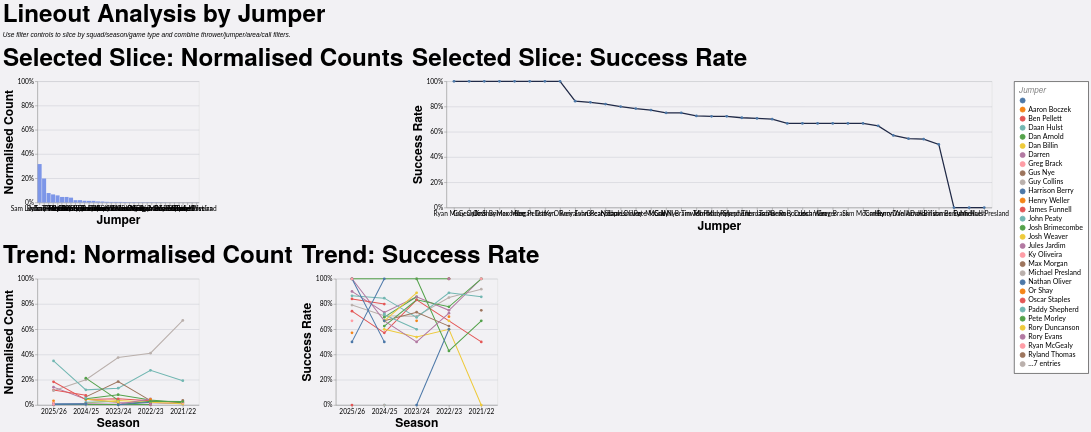

Specify this chart in Vega-Lite:
### Vega-Lite specification from a JSON file in a GitHub repository (floating-point values rounded to 4 significant figures; data arrays with more than 128 entries replaced by an {"elided": "..."} marker saying what was removed)
{"config": {"axis": {"labelFont": "Lato, sans-serif", "titleFont": "PT Sans Narrow, Helvetica Neue, Helvetica, Arial, sans-serif", "labelFontSize": 13, "titleFontSize": 24, "gridColor": "#202947", "gridOpacity": 0.2}, "header": {"labelFont": "PT Sans Narrow, Helvetica Neue, Helvetica, Arial, sans-serif", "titleFont": "PT Sans Narrow, Helvetica Neue, Helvetica, Arial, sans-serif", "labelFontSize": 24, "titleFontSize": 28, "labelFontWeight": "bold", "orient": "left"}, "legend": {"labelFont": "Lato, sans-serif", "titleFont": "PT Sans Narrow, Helvetica Neue, Helvetica, Arial, sans-serif", "labelFontSize": 14, "titleFontSize": 16, "titlePadding": 5, "fillColor": "white", "strokeColor": "black", "padding": 10, "titleFontWeight": "lighter", "titleFontStyle": "italic", "titleColor": "gray", "offset": 10}, "title": {"font": "PT Sans Narrow, Helvetica Neue, Helvetica, Arial, sans-serif", "fontSize": 48, "fontWeight": "bold", "anchor": "start", "align": "center", "titlePadding": 20, "subtitlePadding": 10, "subtitleFontSize": 13, "subtitleColor": "", "subtitleFontStyle": "italic", "offset": 15, "color": "black"}, "axisX": {"labelAngle": 0}, "facet": {"title": null, "header": null, "align": {"row": "each", "column": "each"}}, "resolve": {"scale": {"y": "independent", "facet": "independent"}}, "background": "#f2f1f4"}, "vconcat": [{"hconcat": [{"mark": {"type": "bar", "color": "#7d96e8"}, "encoding": {"tooltip": [{"field": "jumper", "title": "Jumper", "type": "nominal"}, {"field": "attempts", "format": ",.0f", "title": "Lineouts", "type": "quantitative"}, {"field": "share", "format": ".1%", "title": "Normalised Count", "type": "quantitative"}], "x": {"field": "jumper", "sort": "-y", "title": "Jumper", "type": "nominal"}, "y": {"axis": {"format": "%"}, "field": "share", "scale": {"domain": [0, 1]}, "title": "Normalised Count", "type": "quantitative"}}, "height": 240, "title": "Selected Slice: Normalised Counts", "transform": [{"filter": "(loSquad == 'All' || datum.squad == loSquad) && (loGameType == 'All' || (loGameType == 'League + Cup' && (datum.game_type == 'League' || datum.game_type == 'Cup')) || (loGameType == 'League only' && datum.game_type == 'League') || datum.game_type == loGameType) && (loOpposition == 'All' || datum.opposition == loOpposition) && (loThrower == 'All' || datum.thrower == loThrower) && (loJumper == 'All' || datum.jumper == loJumper) && (loArea == 'All' || datum.area == loArea) && (loNumbers == 'All' || datum.numbers == loNumbers) && (loCall == 'All' || datum.call == loCall) && (loCallType == 'All' || datum.call_type == loCallType)"}, {"filter": "(loSeason == 'All' || datum.season == loSeason)"}, {"aggregate": [{"op": "count", "as": "attempts"}, {"op": "sum", "field": "won", "as": "won"}], "groupby": ["jumper"]}, {"joinaggregate": [{"op": "sum", "field": "attempts", "as": "total_attempts"}]}, {"calculate": "datum.attempts / datum.total_attempts", "as": "share"}, {"calculate": "datum.won / datum.attempts", "as": "success_rate"}], "width": 320}, {"mark": {"type": "line", "color": "#202946", "point": true, "strokeWidth": 2.5}, "encoding": {"tooltip": [{"field": "jumper", "title": "Jumper", "type": "nominal"}, {"field": "won", "format": ",.0f", "title": "Won", "type": "quantitative"}, {"field": "attempts", "format": ",.0f", "title": "Lineouts", "type": "quantitative"}, {"field": "success_rate", "format": ".1%", "title": "Success Rate", "type": "quantitative"}], "x": {"field": "jumper", "sort": "-y", "title": "Jumper", "type": "nominal"}, "y": {"axis": {"format": "%"}, "field": "success_rate", "scale": {"domain": [0, 1]}, "title": "Success Rate", "type": "quantitative"}}, "height": 250, "title": "Selected Slice: Success Rate", "transform": [{"filter": "(loSquad == 'All' || datum.squad == loSquad) && (loGameType == 'All' || (loGameType == 'League + Cup' && (datum.game_type == 'League' || datum.game_type == 'Cup')) || (loGameType == 'League only' && datum.game_type == 'League') || datum.game_type == loGameType) && (loOpposition == 'All' || datum.opposition == loOpposition) && (loThrower == 'All' || datum.thrower == loThrower) && (loJumper == 'All' || datum.jumper == loJumper) && (loArea == 'All' || datum.area == loArea) && (loNumbers == 'All' || datum.numbers == loNumbers) && (loCall == 'All' || datum.call == loCall) && (loCallType == 'All' || datum.call_type == loCallType)"}, {"filter": "(loSeason == 'All' || datum.season == loSeason)"}, {"aggregate": [{"op": "count", "as": "attempts"}, {"op": "sum", "field": "won", "as": "won"}], "groupby": ["jumper"]}, {"joinaggregate": [{"op": "sum", "field": "attempts", "as": "total_attempts"}]}, {"calculate": "datum.attempts / datum.total_attempts", "as": "share"}, {"calculate": "datum.won / datum.attempts", "as": "success_rate"}], "width": {"step": 30}}], "spacing": 16}, {"hconcat": [{"mark": {"type": "line", "point": true, "strokeWidth": 2}, "encoding": {"color": {"field": "jumper", "title": "Jumper", "type": "nominal"}, "tooltip": [{"field": "season", "title": "Season", "type": "nominal"}, {"field": "jumper", "title": "Jumper", "type": "nominal"}, {"field": "attempts", "format": ",.0f", "title": "Lineouts", "type": "quantitative"}, {"field": "norm_count", "format": ".1%", "title": "Normalised Count", "type": "quantitative"}], "x": {"field": "season", "sort": "-x", "title": "Season", "type": "nominal"}, "y": {"axis": {"format": "%"}, "field": "norm_count", "scale": {"domain": [0, 1]}, "title": "Normalised Count", "type": "quantitative"}}, "height": 250, "title": "Trend: Normalised Count", "transform": [{"filter": "(loSquad == 'All' || datum.squad == loSquad) && (loGameType == 'All' || (loGameType == 'League + Cup' && (datum.game_type == 'League' || datum.game_type == 'Cup')) || (loGameType == 'League only' && datum.game_type == 'League') || datum.game_type == loGameType) && (loOpposition == 'All' || datum.opposition == loOpposition) && (loThrower == 'All' || datum.thrower == loThrower) && (loJumper == 'All' || datum.jumper == loJumper) && (loArea == 'All' || datum.area == loArea) && (loNumbers == 'All' || datum.numbers == loNumbers) && (loCall == 'All' || datum.call == loCall) && (loCallType == 'All' || datum.call_type == loCallType)"}, {"aggregate": [{"op": "count", "as": "attempts"}, {"op": "sum", "field": "won", "as": "won"}], "groupby": ["season", "jumper"]}, {"joinaggregate": [{"op": "sum", "field": "attempts", "as": "season_attempts"}], "groupby": ["season"]}, {"calculate": "datum.attempts / datum.season_attempts", "as": "norm_count"}, {"calculate": "datum.won / datum.attempts", "as": "success_rate"}], "width": 320}, {"mark": {"type": "line", "point": true, "strokeWidth": 2}, "encoding": {"color": {"field": "jumper", "title": "Jumper", "type": "nominal"}, "tooltip": [{"field": "season", "title": "Season", "type": "nominal"}, {"field": "jumper", "title": "Jumper", "type": "nominal"}, {"field": "won", "format": ",.0f", "title": "Won", "type": "quantitative"}, {"field": "attempts", "format": ",.0f", "title": "Lineouts", "type": "quantitative"}, {"field": "success_rate", "format": ".1%", "title": "Success Rate", "type": "quantitative"}], "x": {"field": "season", "sort": "-x", "title": "Season", "type": "nominal"}, "y": {"axis": {"format": "%"}, "field": "success_rate", "scale": {"domain": [0, 1]}, "title": "Success Rate", "type": "quantitative"}}, "height": 250, "title": "Trend: Success Rate", "transform": [{"filter": "(loSquad == 'All' || datum.squad == loSquad) && (loGameType == 'All' || (loGameType == 'League + Cup' && (datum.game_type == 'League' || datum.game_type == 'Cup')) || (loGameType == 'League only' && datum.game_type == 'League') || datum.game_type == loGameType) && (loOpposition == 'All' || datum.opposition == loOpposition) && (loThrower == 'All' || datum.thrower == loThrower) && (loJumper == 'All' || datum.jumper == loJumper) && (loArea == 'All' || datum.area == loArea) && (loNumbers == 'All' || datum.numbers == loNumbers) && (loCall == 'All' || datum.call == loCall) && (loCallType == 'All' || datum.call_type == loCallType)"}, {"aggregate": [{"op": "count", "as": "attempts"}, {"op": "sum", "field": "won", "as": "won"}], "groupby": ["season", "jumper"]}, {"joinaggregate": [{"op": "sum", "field": "attempts", "as": "season_attempts"}], "groupby": ["season"]}, {"calculate": "datum.attempts / datum.season_attempts", "as": "norm_count"}, {"calculate": "datum.won / datum.attempts", "as": "success_rate"}], "width": 320}], "spacing": 16}], "data": {"name": "data-1a9a720e25f6208caea5ca5c3da7d508"}, "params": [{"name": "loSquad", "value": "All"}, {"name": "loSeason", "value": "All"}, {"name": "loGameType", "value": "All"}, {"name": "loOpposition", "value": "All"}, {"name": "loThrower", "value": "All"}, {"name": "loJumper", "value": "All"}, {"name": "loArea", "value": "All"}, {"name": "loNumbers", "value": "All"}, {"name": "loCall", "value": "All"}, {"name": "loCallType", "value": "All"}], "spacing": 22, "title": {"text": "Lineout Analysis by Jumper", "subtitle": "Use filter controls to slice by squad/season/game type and combine thrower/jumper/area/call filters."}, "$schema": "https://vega.github.io/schema/vega-lite/v5.20.1.json", "datasets": {"data-1a9a720e25f6208caea5ca5c3da7d508": {"elided": "1242 records"}}}
